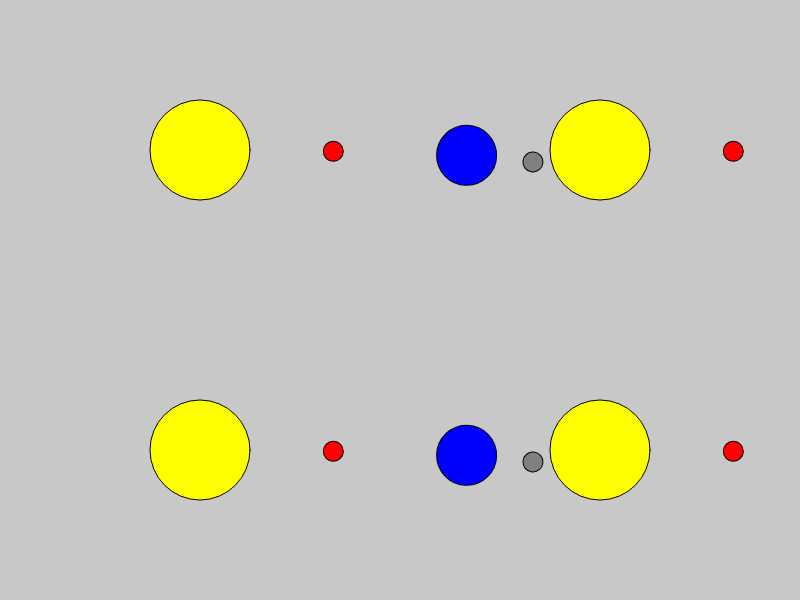
Frame 1 (no input)
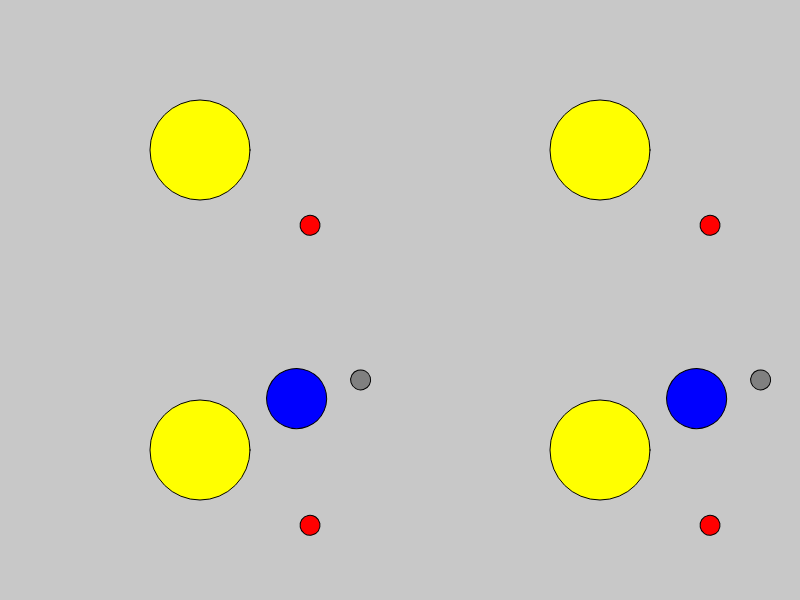
Frame 60 (no input)
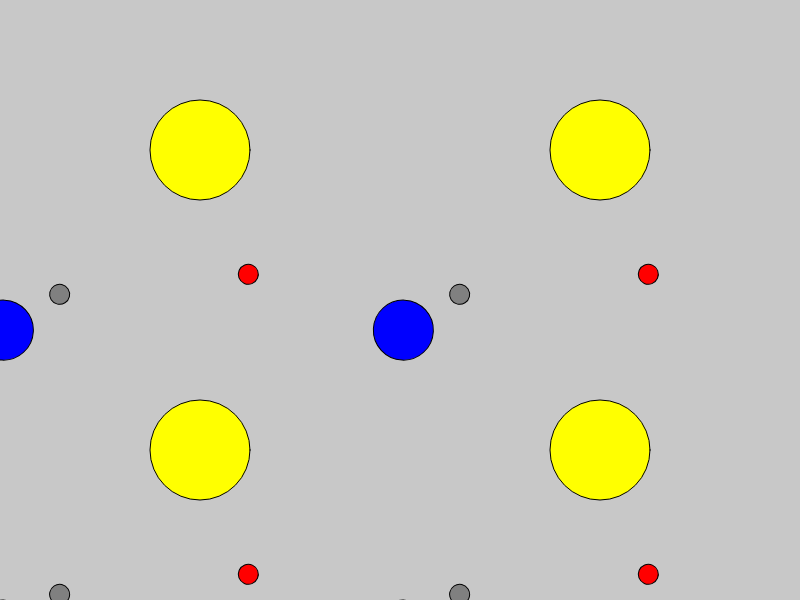
Frame 120 (the mouse pressed at the canvas centre since frame 60)

The p5.js sketch that drew these frames (run headless with seeded random() and noise() and a simulated clock; from frame 60 on, the mouse is pressed at the canvas centre):

// p5.js sketch
// ── sketch.js

function setup() {
    createCanvas(800,600);
    rectMode(CENTER);
}  

function terra(){
    push();
    rotate(frameCount*0.02);
    translate(width/3,0);
    fill("blue");
    circle(0,0,60);

    rotate(frameCount*0.08);
    translate(width/12,0);
    fill("grey");
    circle(0,0,20);
    pop();
}

function mercurio(){
    push();
    rotate(frameCount*0.01);
    translate(width/6,0);
    fill("red");
    circle(0,0,20);
    pop();
}

function sistemaSolar(){
    push();
    fill("yellow");
    circle(0,0,100);
    mercurio();
    terra();
    pop();
}

function draw() {
    background(200);

    push();
    translate(width/4,height/4); 
    sistemaSolar();
    pop();
    //resetMatrix();

    push();
    translate(3*width/4,height/4); 
    sistemaSolar();
    pop();

    push();
    translate(width/4,3*height/4); 
    sistemaSolar();
    pop();

    push();
    translate(3*width/4,3*height/4); 
    sistemaSolar();
    pop();
}
